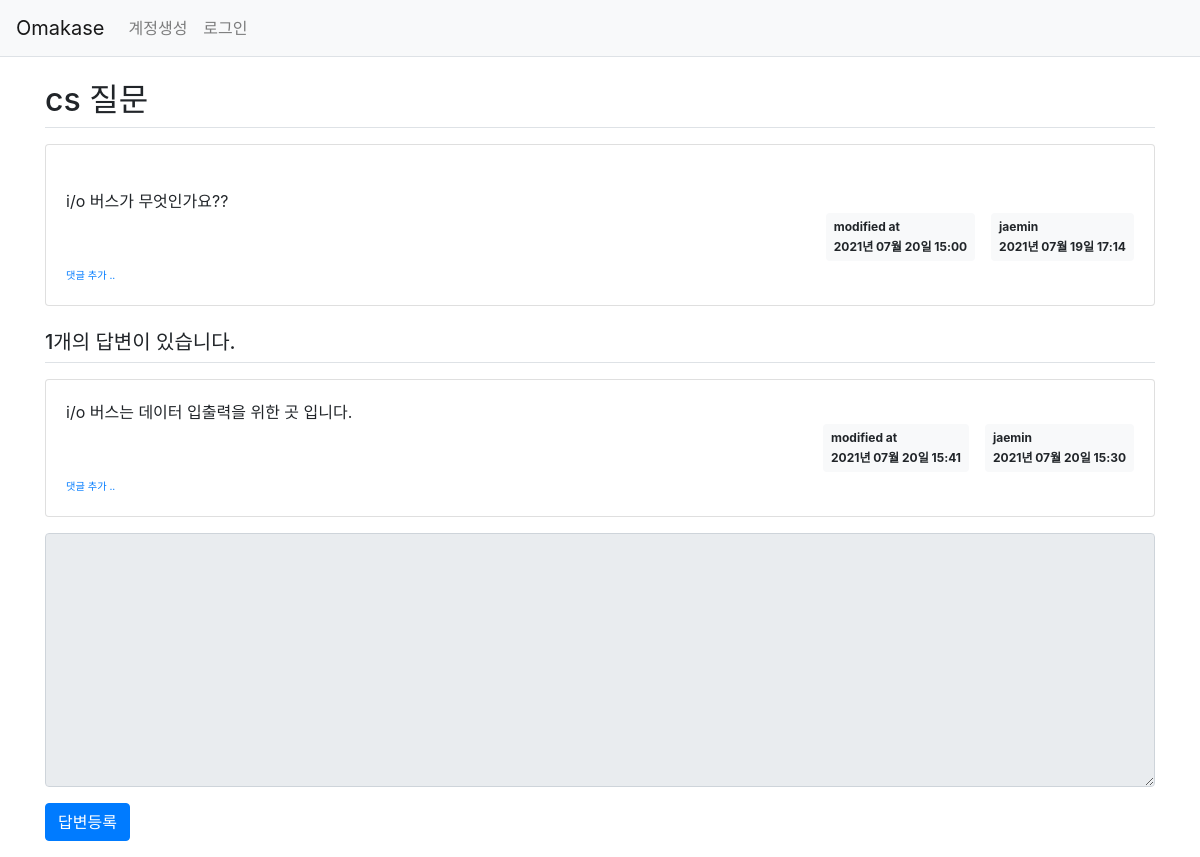
Before: /question/detail/305/ with the older database file.
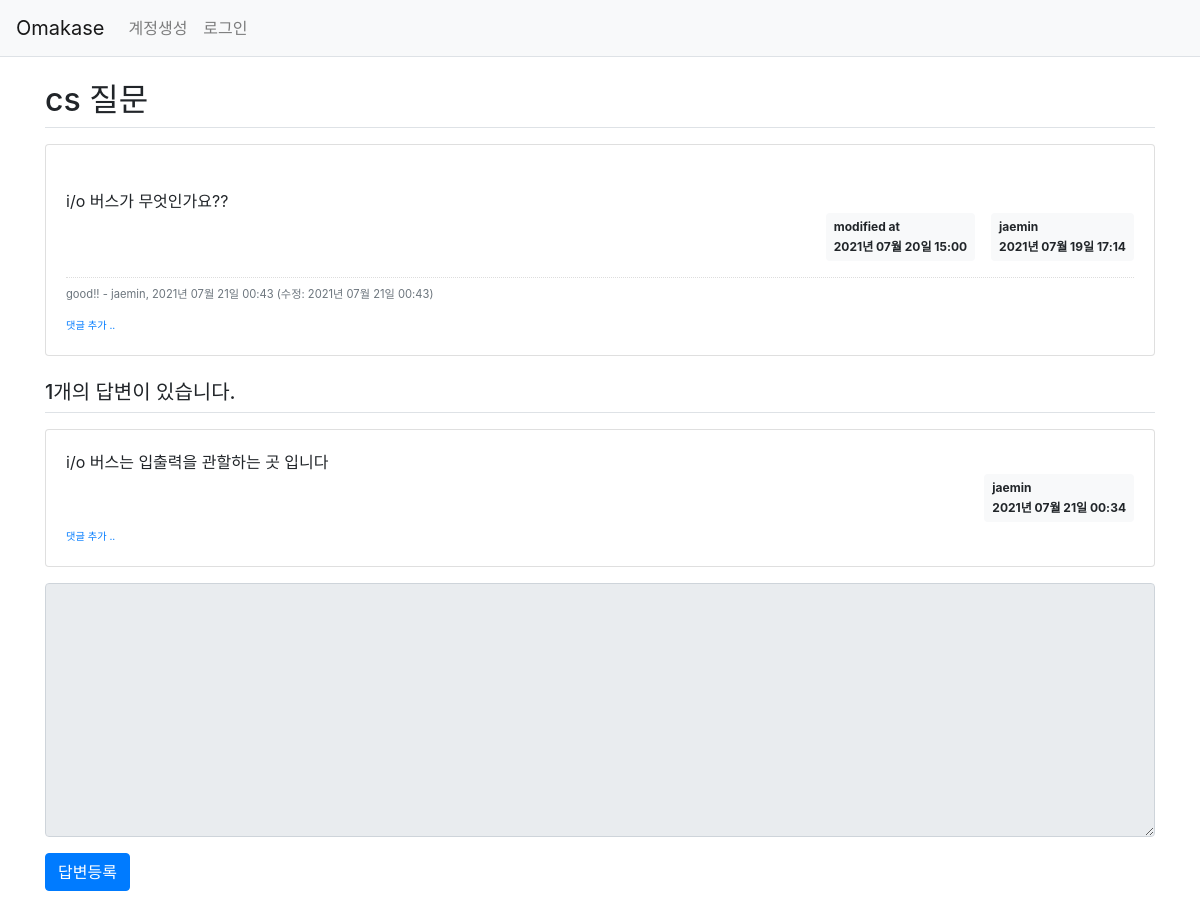
After: the same page with the newer database file.
### pybo/models.py (models this page shows)
class Question(db.Model):
    id = db.Column(db.Integer, primary_key=True)
    subject = db.Column(db.String(200), nullable=False)
    content = db.Column(db.Text(), nullable=False)
    create_date = db.Column(db.DateTime(), nullable=False)
    user_id = db.Column(db.Integer, db.ForeignKey('user.id', ondelete='CASCADE'), nullable=False)
    user = db.relationship('User', backref=db.backref('question_set'))
    modify_date = db.Column(db.DateTime(), nullable=True)

class User(db.Model):
    id = db.Column(db.Integer, primary_key=True)
    username = db.Column(db.String(150), unique=True, nullable=False)
    password = db.Column(db.String(200), nullable=False)
    email = db.Column(db.String(120), unique=True, nullable=False)

class Answer(db.Model):
    id = db.Column(db.Integer, primary_key=True)
    question_id = db.Column(db.Integer, db.ForeignKey('question.id', ondelete='CASCADE'))
    question = db.relationship('Question', backref=db.backref('answer_set', cascade='all, delete-orphan'))
    content = db.Column(db.Text(), nullable=False)
    create_date = db.Column(db.DateTime(), nullable=False)
    user_id = db.Column(db.Integer, db.ForeignKey('user.id', ondelete='CASCADE'), nullable=False)
    user = db.relationship('User', backref=db.backref('answer_set'))
    modify_date = db.Column(db.DateTime(), nullable=True)

class Comment(db.Model):
    id = db.Column(db.Integer, primary_key=True)
    user_id = db.Column(db.Integer, db.ForeignKey('user.id', ondelete="CASCADE"), nullable=False)
    user = db.relationship('User', backref=db.backref('comment_set'))
    content = db.Column(db.Text(), nullable=False)
    create_date = db.Column(db.DateTime(), nullable=False)
    modify_date = db.Column(db.DateTime(), nullable=True)
    question_id = db.Column(db.Integer, db.ForeignKey('question.id', ondelete="CASCADE"), nullable=True)
    question = db.relationship('Question', backref=db.backref('comment_set'))
    answer_id = db.Column(db.Integer, db.ForeignKey('answer.id', ondelete="CASCADE"), nullable=True)
    answer = db.relationship('Answer', backref=db.backref('comment_set'))

### pybo/views/question_views.py (the view)
@bp.route('/detail/<int:question_id>/')
def detail(question_id):
    form = AnswerForm()
    question = Question.query.get(question_id)
    return render_template('question/question_detail.html', question=question, form=form)

### pybo/forms.py
class AnswerForm(FlaskForm):
    content = TextAreaField("내용", validators=[DataRequired('내용은 필수입력 항목입니다.')])

### pybo/filter.py (called while the page is built)
def format_datetime(value, fmt='%Y년 %m월 %d일 %H:%M'):
    return value.strftime(fmt)

### pybo/views/auth_views.py (called while the page is built)
@bp.before_app_request
def load_logged_in_user():
    user_id = session.get('user_id')
    if user_id is None:
        g.user = None
    else:
        g.user = User.query.get(user_id)

### pybo/templates/question/question_detail.html (shortened to what this page needs)
{% extends 'base.html' %}
{% block content %}
<div class="container my-3">
    <h2 class="border-bottom py-2">{{ question.subject }}</h2>
    <div class="card my-3">
        <div class="card-body">
            <div class="card-text" style="white-space: pre-line;">{{ question.content }}</div>
            <div class="d-flex justify-content-end">
                {% if question.modify_date %}
                <div class="badge badge-light p-2 text-left mx-3">
                    <div class="mb-2">modified at</div>
                    <div>{{ question.modify_date|datetime }}</div>
                </div>
                {% endif %}
                <div class="badge badge-light p-2 text-left">
                    <div class="mb-2">{{ question.user.username }}</div>
                    <div>{{ question.create_date|datetime }}</div>
                </div>
            </div>
            {% if question.comment_set|length > 0 %}
            <div class="mt-3">
            {% for comment in question.comment_set %}
                <div class="comment py-2 text-muted">
                    <span style="white-space: pre-line;">{{ comment.content }}</span>
                    <span>
                        - {{ comment.user.username }}, {{ comment.create_date|datetime }}
                        {% if comment.modify_date %}
                        (수정: {{ comment.modify_date|datetime }})
                        {% endif %}
                    </span>
                </div>
            {% endfor %}
            </div>
            {% endif %}
            <div>
                <a href="{{ url_for('comment.create_question', question_id=question.id) }}" class="small"><small>댓글 추가 ..</small></a>
            </div>
        </div>
    </div>
    <h5 class="border-bottom my-3 py-2">{{ question.answer_set|length }}개의 답변이 있습니다.</h5>
    {% for answer in question.answer_set %}
    <div class="card my-3">
        <div class="card-body">
            <div class="card-text" style="white-space: pre-line;">{{ answer.content }}</div>
            <div class="d-flex justify-content-end">
                {% if answer.modify_date %}
                <div class="badge badge-light p-2 text-left mx-3">
                    <div class="mb-2">modified at</div>
                    <div>{{ answer.modify_date|datetime }}</div>
                </div>
                {% endif %}
                <div class="badge badge-light p-2 text-left">
                    <div class="mb-2">{{ answer.user.username }}</div>
                    <div>{{ answer.create_date|datetime }}</div>
                </div>
            </div>
            <div>
                <a href="{{ url_for('comment.create_answer', answer_id=answer.id) }}" class="small"><small>댓글 추가 ..</small></a>
            </div>
        </div>
    </div>
    {% endfor %}
    <form action="{{ url_for('answer.create', question_id=question.id) }}" method="post" class="my-3">
        <div class="form-group">
            <textarea  {% if not g.user %}disabled{% endif %} name="content" id="content" class="form-control" rows="10"></textarea>
        </div>
        <input type="submit" value="답변등록" class="btn btn-primary">
    </form>
</div>
{% endblock %}

### pybo/templates/base.html (shortened to what this page needs)
<!doctype html>
<html lang="ko">
<head>
    <link rel="stylesheet" href="{{ url_for('static', filename='bootstrap.min.css') }}">
    <link rel="stylesheet" href="{{ url_for('static', filename='style.css') }}">
</head>
<body>
{% include "navbar.html" %}
{% block content %}
{% endblock %}
</body>
</html>

### pybo/templates/navbar.html (shortened to what this page needs)
<nav class="navbar navbar-expand-lg navbar-light bg-light border-bottom">
    <a class="navbar-brand" href="{{ url_for('main.index') }}">Omakase</a>
    <div class="collapse navbar-collapse flex-grow-0" id="navbarNav">
        {% if g.user %}
        <ul class="navbar-nav">
            <li class="nav-item">
                <a class="nav-link" href="{{ url_for('auth.logout') }}">{{ g.user.username }} (로그아웃)</a>
            </li>
        </ul>
        {% else %}
        <ul class="navbar-nav">
            <li class="nav-item ">
                <a class="nav-link" href="{{ url_for('auth.signup')  }}">계정생성</a>
            </li>
            <li class="nav-item ">
                <a class="nav-link" href="{{ url_for('auth.login') }}">로그인</a>
            </li>
        </ul>
        {% endif %}
    </div>
</nav>

### pybo/static/style.css (style rules this page uses)
.comment { border-top:dotted 1px #ddd; font-size:0.7em; }

Changed rows visible on the page:
added Comment: content "good!!", user.username "jaemin", create_date "2021년 07월 21일 00:43", modify_date "2021년 07월 21일 00:43"
changed Answer "jaemin": content "i/o 버스는 데이터 입출력을 위한 곳 입니다." → "i/o 버스는 입출력을 관할하는 곳 입니다"; create_date "2021년 07월 20일 15:30" → "2021년 07월 21일 00:34"; modify_date "2021년 07월 20일 15:41" → (not shown)
